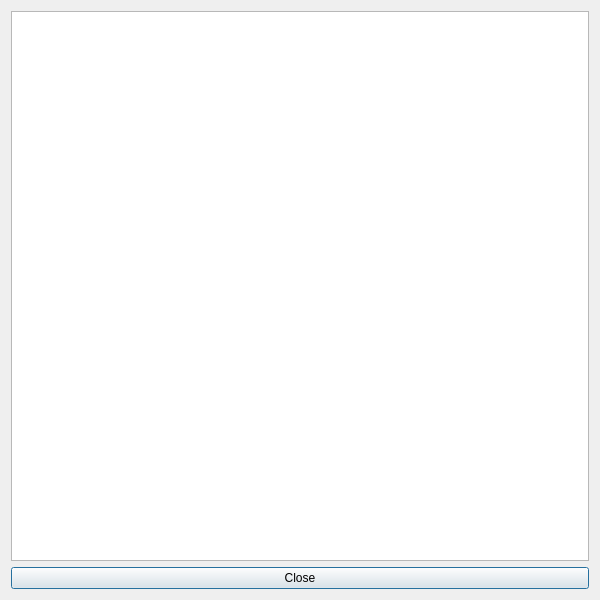
<?xml version="1.0" encoding="UTF-8"?>

<!--
#
# Copyright (c) 2024 HERE Europe B.V.
#
# SPDX-License-Identifier: MIT
# License-Filename: LICENSE
#
-->

<ui version="4.0">
 <class>AttributeDialog</class>
 <widget class="QDialog" name="AttributeDialog">
  <property name="geometry">
   <rect>
    <x>0</x>
    <y>0</y>
    <width>600</width>
    <height>600</height>
   </rect>
  </property>
  <property name="windowTitle">
   <string>Attributes Table</string>
  </property>
  <layout class="QVBoxLayout" name="verticalLayout">
   <item>
    <widget class="QTableWidget" name="tableWidget"/>
   </item>
   <item>
    <layout class="QHBoxLayout" name="buttonLayout">
     <item>
      <widget class="QPushButton" name="closeButton">
       <property name="text">
        <string>Close</string>
       </property>
      </widget>
     </item>
    </layout>
   </item>
  </layout>
 </widget>
 <resources/>
 <connections/>
</ui>
